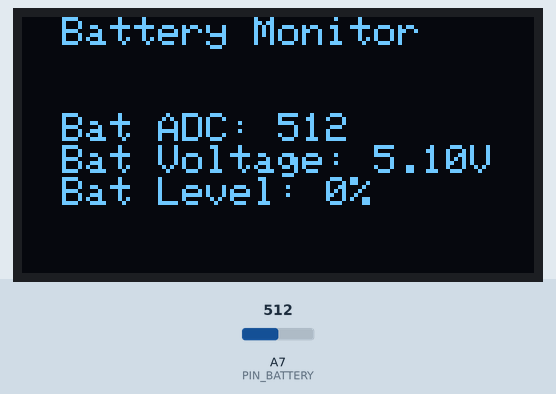
Simulated run of this sketch. Board: Arduino Nano, built with avr-gcc and run on an emulated ATmega328P. Parts: 128×64 one-colour display. Inputs (shaded band) come from the test bench; at power-on: A7 (PIN_BATTERY) = 512.

Above: at 1.2 s.
1.3 s: A7 (PIN_BATTERY) set to 716
At 3.3 s:
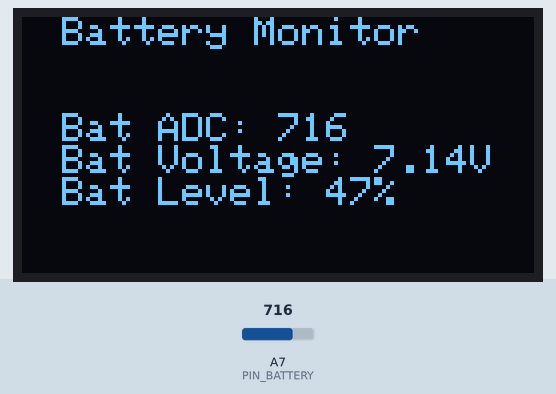
3.6 s: A7 (PIN_BATTERY) set to 900
At 5.1 s:
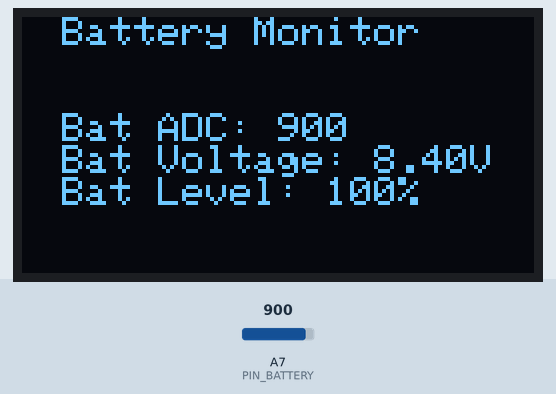
5.7 s: A7 (PIN_BATTERY) set to 1023
At 6.8 s:
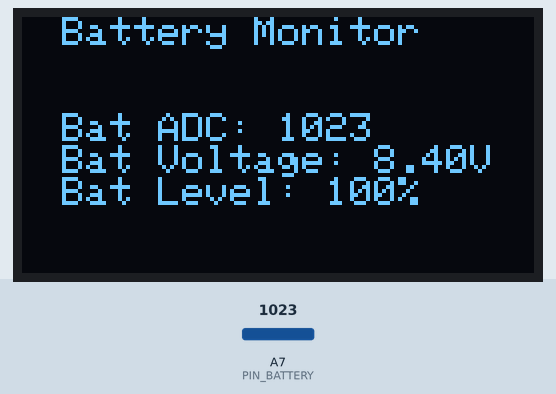
Timing chart, 0 to 8.7 s (numbered marks = the images above; inputs shaded):
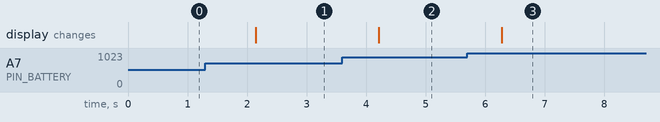

Measured:
- after the input at 1.3 s, the display: changes after 0.84 s (image 1)
- after the input at 3.6 s, the display: changes after 0.61 s (image 2)
- after the input at 5.7 s, the display: changes after 0.58 s (image 3)

The sketch:

07_Battery_Level_Detection.ino
```cpp
#include <Wire.h>
#include <SSD1306AsciiWire.h>

#define OLED_I2C_ADDR   0x3C
SSD1306AsciiWire display;

#define PIN_BATTERY            A7
const float ADC_REF_VOLTAGE    = 5.1;
const float VOLTAGE_DIV_RATIO  = 2.0;
const float BAT_MIN_VOLTAGE    = 6.0;
const float BAT_MAX_VOLTAGE    = 8.4;
float batteryVoltage = 0.0;
int lastBatADC     = 0;
float lastBatVolt  = 0.0;
int lastBatLevel   = 0;

int Get_Battery_Voltage_ADC(){
  int adcValue = 0;
  for (int i = 0; i < 5; i++){
    adcValue += analogRead(PIN_BATTERY);
    delayMicroseconds(200);
  }
  return adcValue / 5;
}

float Get_Battery_Voltage(){
  int adcValue = Get_Battery_Voltage_ADC();
  batteryVoltage = ((float)adcValue / 1023.0) * ADC_REF_VOLTAGE * VOLTAGE_DIV_RATIO;
  batteryVoltage = constrain(batteryVoltage, 0, BAT_MAX_VOLTAGE);
  return batteryVoltage;
}

int Get_Battery_Ratio(){
  float voltage = Get_Battery_Voltage();
  int ratio = map(voltage * 100, BAT_MIN_VOLTAGE * 100, BAT_MAX_VOLTAGE * 100, 0, 100);
  return constrain(ratio, 0, 100);
}

void DrawBatteryUI(int adc, float volt, int level){
  display.clear();
  display.set1X();

  display.setCursor(10, 0);
  display.print(F("Battery Monitor"));

  display.setCursor(10, 3);
  display.print(F("Bat ADC: "));
  display.print(adc);

  display.setCursor(10, 4);
  display.print(F("Bat Voltage: "));
  display.print(volt, 2);
  display.print(F("V"));

  display.setCursor(10, 5);
  display.print(F("Bat Level: "));
  display.print(level);
  display.print(F("%"));
}

void setup(){
  Serial.begin(9600);
  pinMode(PIN_BATTERY, INPUT);
  Wire.begin();
  display.begin(&Adafruit128x64, OLED_I2C_ADDR);
  display.setFont(Adafruit5x7);
  display.clear();

  int initADC = Get_Battery_Voltage_ADC();
  float initVolt = Get_Battery_Voltage();
  int initLevel = Get_Battery_Ratio();
  DrawBatteryUI(initADC, initVolt, initLevel);

  lastBatADC = initADC;
  lastBatVolt = initVolt;
  lastBatLevel = initLevel;
}

void loop(){
  int curBatADC = Get_Battery_Voltage_ADC();
  float curBatVolt = Get_Battery_Voltage();
  int curBatLevel = Get_Battery_Ratio();
  if ((curBatADC != lastBatADC) || (abs(curBatVolt - lastBatVolt) > 0.01f) || (curBatLevel != lastBatLevel)){
    DrawBatteryUI(curBatADC, curBatVolt, curBatLevel);
    lastBatADC = curBatADC;
    lastBatVolt = curBatVolt;
    lastBatLevel = curBatLevel;
  }
  delay(1000);
}
```
